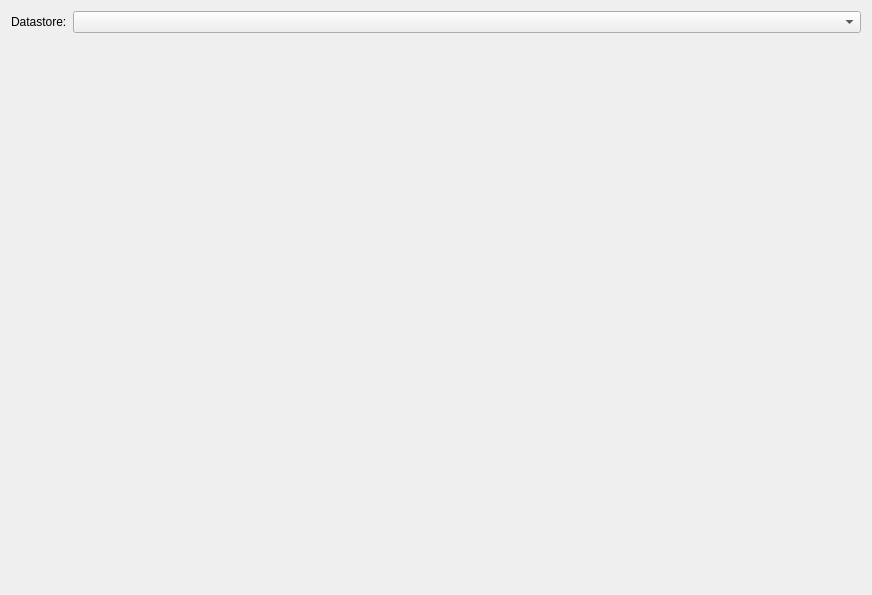
<?xml version="1.0" encoding="UTF-8"?>
<ui version="4.0">
 <class>UploadEditionPageWizard</class>
 <widget class="QWizardPage" name="UploadEditionPageWizard">
  <property name="geometry">
   <rect>
    <x>0</x>
    <y>0</y>
    <width>872</width>
    <height>595</height>
   </rect>
  </property>
  <property name="windowTitle">
   <string>Uploading form</string>
  </property>
  <property name="locale">
   <locale language="English" country="UnitedStates"/>
  </property>
  <layout class="QGridLayout" name="gridLayout">
   <item row="1" column="1">
    <widget class="DatastoreComboBox" name="cbx_datastore"/>
   </item>
   <item row="1" column="0">
    <widget class="QLabel" name="lbl_datastore">
     <property name="sizePolicy">
      <sizepolicy hsizetype="Fixed" vsizetype="Preferred">
       <horstretch>0</horstretch>
       <verstretch>0</verstretch>
      </sizepolicy>
     </property>
     <property name="text">
      <string>Datastore:</string>
     </property>
    </widget>
   </item>
   <item row="2" column="0" colspan="2">
    <widget class="UploadCreationWidget" name="wdg_upload_creation" native="true"/>
   </item>
  </layout>
 </widget>
 <customwidgets>
  <customwidget>
   <class>DatastoreComboBox</class>
   <extends>QComboBox</extends>
   <header>geotuileur.gui.cbx_datastore</header>
  </customwidget>
  <customwidget>
   <class>UploadCreationWidget</class>
   <extends>QWidget</extends>
   <header>geotuileur.gui.upload_creation.wdg_upload_creation</header>
   <container>1</container>
  </customwidget>
 </customwidgets>
 <resources/>
 <connections/>
</ui>
